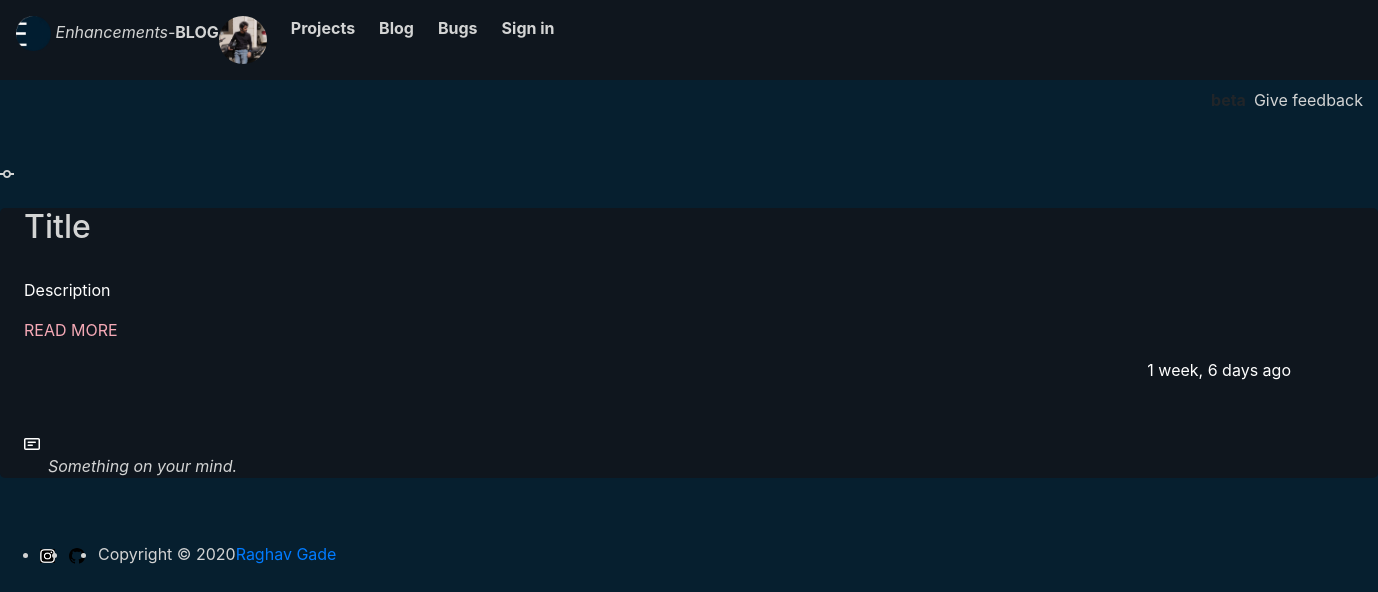
Screenshot of /blogs with the database file from the repository.
### base/models.py (models this page shows, shortened)
class Blog(models.Model):
    blog_title = models.CharField(max_length=300,null=True)
    blog_description = models.TextField(null=True)
    blog = MDTextField()
    date_created = models.DateTimeField(auto_now_add=True)
    updated_at = models.DateTimeField(auto_now=True)
    class Meta:
        ordering = ['-date_created']

class BlogComments(models.Model):
    tracking = models.ForeignKey(Blog,null=True,on_delete=models.CASCADE)
    email = models.EmailField(blank=False)
    comment = models.TextField(null=True)
    date_created = models.DateTimeField(auto_now_add=True)

### base/views.py (the view)
# urls.py: path('blogs', views.blog, name="blog"),
def blog(request):
    blogs = Blog.objects.all()
    comments = BlogComments.objects.all()
    context = {
        'blogs' : blogs,
        'comments' : comments
    }
    return render(request,'base/blog.html', context)

### base/templates/base/blog.html (shortened to what this page needs)
{% load static %}
{% load humanize %}
<!DOCTYPE html>
<html lang="en">
  <head>
    <link rel="stylesheet" href="https://stackpath.bootstrapcdn.com/bootstrap/4.3.1/css/bootstrap.min.css">
    <link href="https://unpkg.com/@primer/css/dist/primer.css" rel="stylesheet" />
    <link href="{% static '/css/main.css' %}" rel="stylesheet" type="text/css">
  </head>
  <body style="background-color: #061f2f; " >
    <div id="page-header" style="background-color: #0f161e; color: #d3d4d4;" >
        <header class="container-xl px-3 px-md-6 py-3 position-relative d-flex flex-justify-between width-full">
            <div id="support-logo" class="d-flex flex-items-end">
            <span class="anim-fade-in">
              <a href="/" aria-hidden="true">
                <img id="logo" src="{% static 'images/offlog3.png' %}" alt="">
              </a>
               <i style="color: #d3d4d4; font-size: medium;">Enhancements-</i><b style="color: #d3d4d4;">BLOG</b>
            </span>
          </div>
          <div id="header-buttons" class="d-flex flex-items-end">
                <a href="{% url 'aboutme' %}"><img class="avatar mr-4" alt="jonrohan" src="{% static 'images/dude.jpeg' %}"  style="border-radius: 30px;" width="48" height="48" title="Raghav Gade"/></a>
                <b><a class="mr-4" href="{% url 'home'%}" style="color: #d3d4d4;">Projects</a></b>
                <b><a class="mr-4" href="{% url 'blog'%}" style="color: #d3d4d4;">Blog</a></b>
                <b><a class="mr-4" href="{% url 'bughome'%}" style="color: #d3d4d4;">Bugs</a></b>
                <form id="github-signout" >
                   {% if request.user.is_authenticated %}
                  <b><a href="{% url 'signout'%}" style="color: #d3d4d4;">Sign out</a></b>
                  {% else %}
                  <b><a href="{% url 'signin'%}" style="color: #d3d4d4;">Sign in</a></b>
                  {% endif %}
                </form>
          </div>
        </header>
      </div>
      <main class="container-lg px-6 pb-4">
        <div class="col-12 clearfix mt-2">
            <div class="d-flex float-right">
            <div class="Box border-green mr-1"><b class="p-1">beta</b></div>
            <a class="link-gray float-right" href="{% url 'feedback' %}" style="color:#d3d4d4; text-decoration: none; ">Give feedback</a>
            </div>
        </div>
        <br>
        <br>
        <div class=" px-6 mt-8" style="color: #d3d4d4;">
          {% for blog in blogs %}
            <div class="TimelineItem">
                <div class="TimelineItem-badge">
                </div>
                <div class="TimelineItem-body" style=" margin: auto; background-color: #0f161e; color: white; border-radius: 5px;">
                        <div class="m-4">
                            <h2><a style="text-decoration: none; color: #d3d4d4;" href="{% url 'sblog' blog.id %}">{{blog.blog_title}}</a>
                            </h2>
                            <br>
                            <p style="font-size: 16px;">{{ blog.blog_description }}</p>
                            <p><a href="{% url 'sblog' blog.id %}" style=" text-decoration: none; color: rgb(245, 169, 182);">READ MORE</a></p>
                            <div class="col-4 mb-2 offset-10 text-small text-gray float-left">
                                <relative-time class="no-wrap"></relative-time>{{blog.date_created|naturaltime}}</relative-time>
                            </div>
                            <br>
                            <br>
                            <br>
                            {% for comment in comments %}
                            {% if comment.tracking.id == blog.id %}
                            <div class="TimelineItem">
                              <div class="TimelineItem-badge">
                              </div>
                              <div class="TimelineItem-body">
                                <i class="ml-4" style="color: #d3d4d4;">{{comment.comment}}</i>
                              </div>
                            </div>
                            {% endif%}
                            {% endfor %}
                        </div>
                </div>
            </div>
          {% endfor %}
      </div>
      </main>
      <div id="page-footer" class="d-flex flex-items-center" style="color: #d3d4d4;" >
        <div class="container-xl f6 mt-3">
          <ul class="list-style-none d-flex text-gray">
            <li><a href="https://www.instagram.com/raghavgade" target="blank"><img style="width: 15px;" src="{% static 'images/igb.png' %}" alt=""></a></li>
            <li><a style="text-decoration: none; color: black;" target="blank" href="https://github.com/gade-raghav"></a></li>
            <li>Copyright &#169; 2020<a class="link-gray" href="https://gade-raghav.github.io" target="blank">Raghav Gade</a></li>
          </ul>
        </div>
      </div>
      <br>
  </body>
</html>

### static/css/main.css (style rules this page uses)
#logo { height: 35px; width: 35px; }
svg { fill: currentColor; }

### rows the page displays
Blog: blog_title "Title", blog_description "Description", date_created "1 week, 6 days ago"
BlogComments: comment "Something on your mind."
